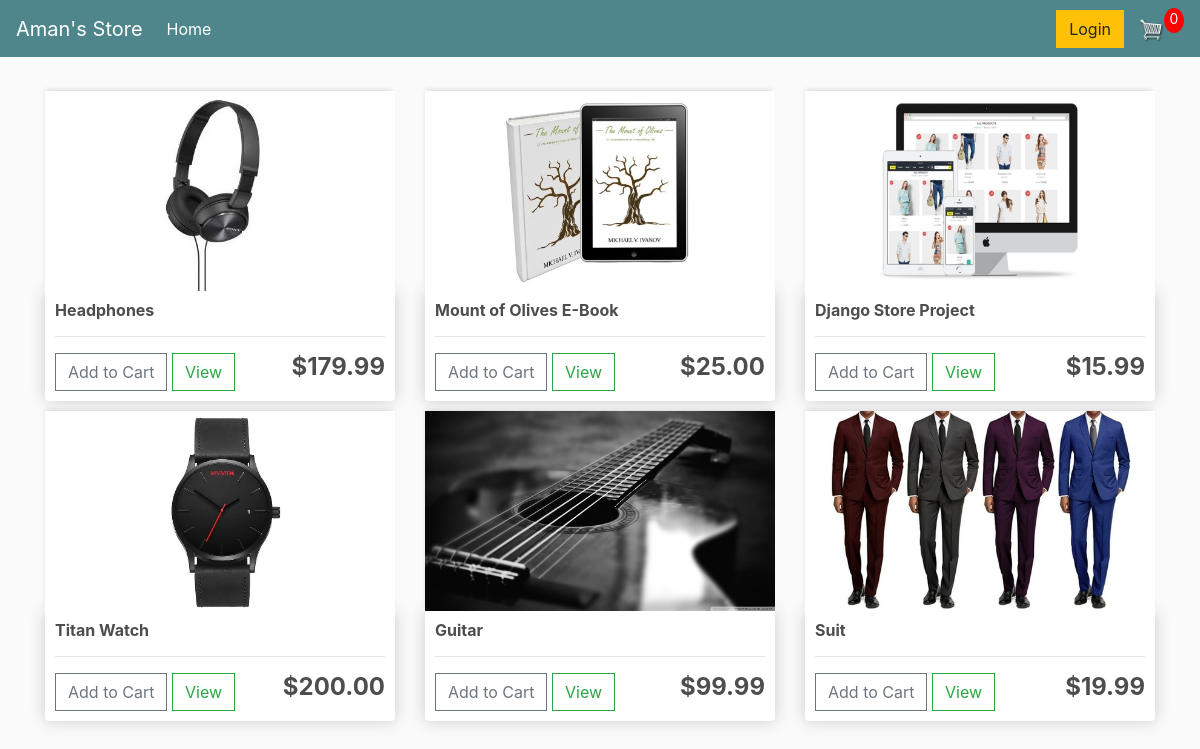
The page / on the database its author committed.
### store/models.py (models this page shows, shortened)
class Product(models.Model):
	name = models.CharField(max_length=200)
	price = models.FloatField()
	digital = models.BooleanField(default=False,null=True, blank=True)
	image = models.ImageField(null=True, blank=True)
	@property
	def imageURL(self):
		try:
			url = self.image.url
		except:
			url = ''
		return url

### store/views.py (the view)
# urls.py: path('', include('store.urls')),
def store(request):
    if request.user.is_authenticated:
        customer = request.user.customer
        order, created = Order.objects.get_or_create(customer=customer, complete=False)
        items = order.orderitem_set.all()
        cartItems = order.get_cart_items
    else:
        items = []
        order = {'get_cart_total':0, 'get_cart_items':0, 'shipping':False}
        cartItems = order['get_cart_items']
    products = Product.objects.all()
    context = {"products":products, 'cartItems':cartItems}
    return render(request, 'store/store.html', context)

### store/templates/store/store.html
{% extends 'store/main.html' %}
{% load static %}
{% block content %}
<div class="row">
{% for product in products %}
  <div class="col-lg-4">
    <img class="thumbnail" src="{{ product.imageURL }}">
      <div class="box-element product">
        <h6><strong>{{ product.name }}</strong></h6>
        <hr>
        <button data-product={{product.id}} data-action=add
           class="btn btn-outline-secondary add-btn update-cart">Add to Cart
        </button>
        <a class="btn btn-outline-success" href="#">View</a>
        <h4 style="display: inline-block; float: right">
          <strong>${{ product.price|floatformat:2 }}</strong>
        </h4>
      </div>
  </div>
{% endfor %}
</div>
{% endblock content %}

### store/static/store/css/main.css (style rules this page uses)
body { background-color: hsl(0, 0%, 98%); }
h1,h2,h3,h4,h5,h6 { color:hsl(0, 0%, 30%); }
.box-element { box-shadow:hsl(0, 0%, 80%) 0 0 16px; background-color: #fff; border-radius: 4px; padding: 10px; }
.thumbnail { width: 100%; height: 200px; -webkit-box-shadow: -1px -3px 5px -2px rgba(214,214,214,1); -moz-box-shadow: -1px -3px 5px -2px rgba(214,214,214,1); box-shadow: -1px -3px 5px -2px rgba(214,214,214,1); }
.product { border-radius: 0 0 4px 4px; }
.col-lg-4, .col-lg-6, .col-lg-8, .col-lg-12 { margin-top: 10px; }
.btn { border-radius: 0; }

### rows shown on the page
Product: imageURL (picture), name "Headphones", price "179.99"
Product: imageURL (picture), name "Mount of Olives E-Book", price "25.00"
Product: imageURL (picture), name "Django Store Project", price "15.99"
Product: imageURL (picture), name "Titan Watch", price "200.00"
Product: imageURL (picture), name "Guitar", price "99.99"
Product: imageURL (picture), name "Suit", price "19.99"

### other values the page prints
{{ cartItems }} "0"
